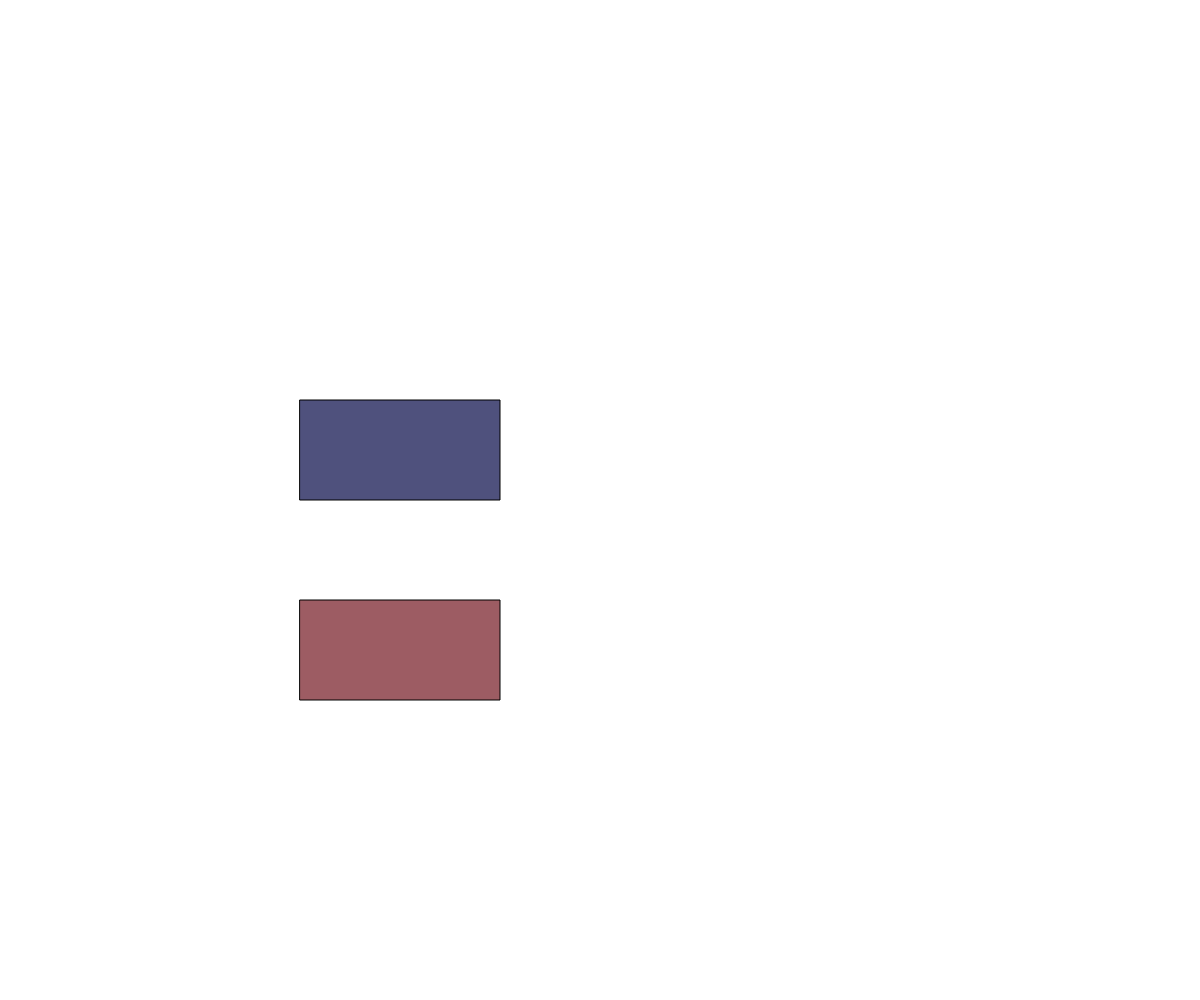
Frame 1 (no input)
Frame 60 (no input): identical to frame 1, image omitted
Frame 120 (the mouse pressed at the canvas centre since frame 60): identical to frame 1, image omitted

The p5.js sketch that drew this single still picture (run headless with seeded random() and noise() and a simulated clock; from frame 60 on, the mouse is pressed at the canvas centre):

// p5.js sketch
// ── sketch.js
// button oop demo

let backgroundColor = "white";
let buttonOne, buttonTwo;

function setup() {
  createCanvas(windowWidth, windowHeight);
  buttonOne = new Button(300, 400, 200, 100);
  buttonTwo = new Button(300, 600, 200, 100);
  buttonTwo.notHoveredColor = "#9d5c63";
  buttonTwo.hoverColor = "#d6e3f8";
}

function draw() {
  background(backgroundColor);
  buttonOne.display();
  buttonTwo.display();
}

function mousePressed() {
  if (buttonOne.checkIfInside(mouseX, mouseY)) {
    backgroundColor = "red";
  }
  else if (buttonTwo.checkIfInside(mouseX, mouseY)) {
    backgroundColor = "black";
  }
}

class Button {
  constructor(x, y, w, h) {
    this.x = x;
    this.y = y;
    this.width = w;
    this.height = h;
    this.hoverColor = "#dccfec";
    this.notHoveredColor = "#4f517d";
  }

  display() {
    if (this.checkIfInside(mouseX, mouseY)) {
      fill(this.hoverColor);
    }
    else {
      fill(this.notHoveredColor);
    }
    rect(this.x, this.y, this.width, this.height);
  }

  checkIfInside(x, y) {
    return x >= this.x && x <= this.x + this.width && y >= this.y && y <= this.y + this.height;
  }
}
